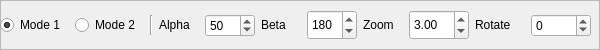
             <widget class="QFrame" name="frame_8">
              <property name="sizePolicy">
               <sizepolicy hsizetype="Maximum" vsizetype="Preferred">
                <horstretch>0</horstretch>
                <verstretch>0</verstretch>
               </sizepolicy>
              </property>
              <property name="maximumSize">
               <size>
                <width>600</width>
                <height>50</height>
               </size>
              </property>
              <property name="frameShape">
               <enum>QFrame::StyledPanel</enum>
              </property>
              <property name="frameShadow">
               <enum>QFrame::Raised</enum>
              </property>
              <widget class="QWidget" name="layoutWidget">
               <property name="geometry">
                <rect>
                 <x>0</x>
                 <y>0</y>
                 <width>591</width>
                 <height>51</height>
                </rect>
               </property>
               <layout class="QHBoxLayout" name="horizontalLayout_18">
                <item>
                 <widget class="QRadioButton" name="mode_1_out">
                  <property name="sizePolicy">
                   <sizepolicy hsizetype="Maximum" vsizetype="Fixed">
                    <horstretch>0</horstretch>
                    <verstretch>0</verstretch>
                   </sizepolicy>
                  </property>
                  <property name="maximumSize">
                   <size>
                    <width>70</width>
                    <height>16777215</height>
                   </size>
                  </property>
                  <property name="text">
                   <string>Mode 1</string>
                  </property>
                  <property name="checked">
                   <bool>true</bool>
                  </property>
                 </widget>
                </item>
                <item>
                 <widget class="QRadioButton" name="mode_2_out">
                  <property name="sizePolicy">
                   <sizepolicy hsizetype="Maximum" vsizetype="Fixed">
                    <horstretch>0</horstretch>
                    <verstretch>0</verstretch>
                   </sizepolicy>
                  </property>
                  <property name="maximumSize">
                   <size>
                    <width>70</width>
                    <height>30</height>
                   </size>
                  </property>
                  <property name="text">
                   <string>Mode 2</string>
                  </property>
                 </widget>
                </item>
                <item>
                 <widget class="Line" name="line_16">
                  <property name="maximumSize">
                   <size>
                    <width>16777215</width>
                    <height>20</height>
                   </size>
                  </property>
                  <property name="orientation">
                   <enum>Qt::Vertical</enum>
                  </property>
                 </widget>
                </item>
                <item>
                 <widget class="QLabel" name="label_26">
                  <property name="sizePolicy">
                   <sizepolicy hsizetype="Maximum" vsizetype="Maximum">
                    <horstretch>0</horstretch>
                    <verstretch>0</verstretch>
                   </sizepolicy>
                  </property>
                  <property name="maximumSize">
                   <size>
                    <width>40</width>
                    <height>30</height>
                   </size>
                  </property>
                  <property name="text">
                   <string>Alpha</string>
                  </property>
                 </widget>
                </item>
                <item>
                 <widget class="QSpinBox" name="val_alpha_out">
                  <property name="sizePolicy">
                   <sizepolicy hsizetype="Maximum" vsizetype="Maximum">
                    <horstretch>0</horstretch>
                    <verstretch>0</verstretch>
                   </sizepolicy>
                  </property>
                  <property name="maximumSize">
                   <size>
                    <width>50</width>
                    <height>16777215</height>
                   </size>
                  </property>
                  <property name="minimum">
                   <number>-1000</number>
                  </property>
                  <property name="maximum">
                   <number>1000</number>
                  </property>
                  <property name="value">
                   <number>50</number>
                  </property>
                 </widget>
                </item>
                <item>
                 <widget class="QLabel" name="label_25">
                  <property name="sizePolicy">
                   <sizepolicy hsizetype="Maximum" vsizetype="Maximum">
                    <horstretch>0</horstretch>
                    <verstretch>0</verstretch>
                   </sizepolicy>
                  </property>
                  <property name="maximumSize">
                   <size>
                    <width>40</width>
                    <height>30</height>
                   </size>
                  </property>
                  <property name="text">
                   <string>Beta</string>
                  </property>
                 </widget>
                </item>
                <item>
                 <widget class="QSpinBox" name="val_beta_out">
                  <property name="sizePolicy">
                   <sizepolicy hsizetype="Maximum" vsizetype="Maximum">
                    <horstretch>0</horstretch>
                    <verstretch>0</verstretch>
                   </sizepolicy>
                  </property>
                  <property name="maximumSize">
                   <size>
                    <width>50</width>
                    <height>30</height>
                   </size>
                  </property>
                  <property name="minimum">
                   <number>-1000</number>
                  </property>
                  <property name="maximum">
                   <number>1000</number>
                  </property>
                  <property name="value">
                   <number>180</number>
                  </property>
                 </widget>
                </item>
                <item>
                 <widget class="QLabel" name="label_24">
                  <property name="sizePolicy">
                   <sizepolicy hsizetype="Maximum" vsizetype="Maximum">
                    <horstretch>0</horstretch>
                    <verstretch>0</verstretch>
                   </sizepolicy>
                  </property>
                  <property name="maximumSize">
                   <size>
                    <width>40</width>
                    <height>30</height>
                   </size>
                  </property>
                  <property name="text">
                   <string>Zoom</string>
                  </property>
                 </widget>
                </item>
                <item>
                 <widget class="QDoubleSpinBox" name="val_zoom_out">
                  <property name="sizePolicy">
                   <sizepolicy hsizetype="Maximum" vsizetype="Maximum">
                    <horstretch>0</horstretch>
                    <verstretch>0</verstretch>
                   </sizepolicy>
                  </property>
                  <property name="maximumSize">
                   <size>
                    <width>60</width>
                    <height>30</height>
                   </size>
                  </property>
                  <property name="value">
                   <double>3.000000000000000</double>
                  </property>
                 </widget>
                </item>
                <item>
                 <widget class="QLabel" name="label_4">
                  <property name="sizePolicy">
                   <sizepolicy hsizetype="Maximum" vsizetype="Maximum">
                    <horstretch>0</horstretch>
                    <verstretch>0</verstretch>
                   </sizepolicy>
                  </property>
                  <property name="maximumSize">
                   <size>
                    <width>50</width>
                    <height>16777215</height>
                   </size>
                  </property>
                  <property name="text">
                   <string>Rotate</string>
                  </property>
                 </widget>
                </item>
                <item>
                 <widget class="QSpinBox" name="rotate_out">
                  <property name="maximumSize">
                   <size>
                    <width>60</width>
                    <height>16777215</height>
                   </size>
                  </property>
                  <property name="minimum">
                   <number>-180</number>
                  </property>
                  <property name="maximum">
                   <number>180</number>
                  </property>
                  <property name="value">
                   <number>0</number>
                  </property>
                 </widget>
                </item>
               </layout>
              </widget>
             </widget>
